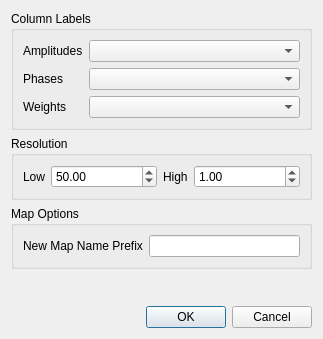
<?xml version="1.0" encoding="UTF-8"?>
<ui version="4.0">
 <class>Dialog</class>
 <widget class="QDialog" name="Dialog">
  <property name="geometry">
   <rect>
    <x>0</x>
    <y>0</y>
    <width>323</width>
    <height>339</height>
   </rect>
  </property>
  <property name="windowTitle">
   <string>Reflection File Import</string>
  </property>
  <layout class="QVBoxLayout" name="verticalLayout">
   <item>
    <widget class="QGroupBox" name="groupBox">
     <property name="title">
      <string>Column Labels</string>
     </property>
     <layout class="QGridLayout" name="gridLayout">
      <item row="0" column="0">
       <widget class="QLabel" name="label_4">
        <property name="text">
         <string>Amplitudes</string>
        </property>
       </widget>
      </item>
      <item row="0" column="1">
       <widget class="QComboBox" name="input_amplitudes">
        <property name="sizePolicy">
         <sizepolicy hsizetype="Expanding" vsizetype="Fixed">
          <horstretch>0</horstretch>
          <verstretch>0</verstretch>
         </sizepolicy>
        </property>
       </widget>
      </item>
      <item row="1" column="0">
       <widget class="QLabel" name="label_5">
        <property name="text">
         <string>Phases</string>
        </property>
       </widget>
      </item>
      <item row="1" column="1">
       <widget class="QComboBox" name="input_phases">
        <property name="sizePolicy">
         <sizepolicy hsizetype="Expanding" vsizetype="Fixed">
          <horstretch>0</horstretch>
          <verstretch>0</verstretch>
         </sizepolicy>
        </property>
       </widget>
      </item>
      <item row="2" column="0">
       <widget class="QLabel" name="label_6">
        <property name="text">
         <string>Weights</string>
        </property>
       </widget>
      </item>
      <item row="2" column="1">
       <widget class="QComboBox" name="input_weights">
        <property name="sizePolicy">
         <sizepolicy hsizetype="Expanding" vsizetype="Fixed">
          <horstretch>0</horstretch>
          <verstretch>0</verstretch>
         </sizepolicy>
        </property>
       </widget>
      </item>
     </layout>
    </widget>
   </item>
   <item>
    <widget class="QGroupBox" name="groupBox_2">
     <property name="title">
      <string>Resolution</string>
     </property>
     <layout class="QHBoxLayout" name="horizontalLayout">
      <item>
       <widget class="QLabel" name="label">
        <property name="text">
         <string>Low</string>
        </property>
       </widget>
      </item>
      <item>
       <widget class="QDoubleSpinBox" name="input_reso_min">
        <property name="sizePolicy">
         <sizepolicy hsizetype="Expanding" vsizetype="Fixed">
          <horstretch>0</horstretch>
          <verstretch>0</verstretch>
         </sizepolicy>
        </property>
        <property name="value">
         <double>50.000000000000000</double>
        </property>
       </widget>
      </item>
      <item>
       <widget class="QLabel" name="label_2">
        <property name="text">
         <string>High</string>
        </property>
       </widget>
      </item>
      <item>
       <widget class="QDoubleSpinBox" name="input_reso_max">
        <property name="sizePolicy">
         <sizepolicy hsizetype="Expanding" vsizetype="Fixed">
          <horstretch>0</horstretch>
          <verstretch>0</verstretch>
         </sizepolicy>
        </property>
        <property name="value">
         <double>1.000000000000000</double>
        </property>
       </widget>
      </item>
     </layout>
    </widget>
   </item>
   <item>
    <widget class="QGroupBox" name="groupBox_3">
     <property name="title">
      <string>Map Options</string>
     </property>
     <layout class="QHBoxLayout" name="horizontalLayout_2">
      <item>
       <widget class="QLabel" name="label_3">
        <property name="text">
         <string>New Map Name Prefix</string>
        </property>
       </widget>
      </item>
      <item>
       <widget class="QLineEdit" name="input_prefix"/>
      </item>
     </layout>
    </widget>
   </item>
   <item>
    <spacer name="verticalSpacer">
     <property name="orientation">
      <enum>Qt::Vertical</enum>
     </property>
     <property name="sizeHint" stdset="0">
      <size>
       <width>20</width>
       <height>0</height>
      </size>
     </property>
    </spacer>
   </item>
   <item>
    <widget class="QDialogButtonBox" name="buttonBox">
     <property name="orientation">
      <enum>Qt::Horizontal</enum>
     </property>
     <property name="standardButtons">
      <set>QDialogButtonBox::Cancel|QDialogButtonBox::Ok</set>
     </property>
    </widget>
   </item>
  </layout>
 </widget>
 <resources/>
 <connections>
  <connection>
   <sender>buttonBox</sender>
   <signal>accepted()</signal>
   <receiver>Dialog</receiver>
   <slot>accept()</slot>
   <hints>
    <hint type="sourcelabel">
     <x>248</x>
     <y>254</y>
    </hint>
    <hint type="destinationlabel">
     <x>157</x>
     <y>274</y>
    </hint>
   </hints>
  </connection>
  <connection>
   <sender>buttonBox</sender>
   <signal>rejected()</signal>
   <receiver>Dialog</receiver>
   <slot>reject()</slot>
   <hints>
    <hint type="sourcelabel">
     <x>316</x>
     <y>260</y>
    </hint>
    <hint type="destinationlabel">
     <x>286</x>
     <y>274</y>
    </hint>
   </hints>
  </connection>
 </connections>
</ui>
